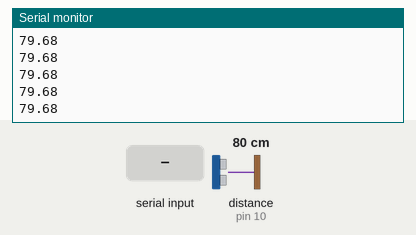
This sketch was run on a simulated Arduino Uno, built with avr-gcc and run on an emulated ATmega328P. On the bench: the last lines printed to the serial monitor. Wiring (inferred from the names in the program): ultrasonic range finder: trigger pin 9; echo pin 10. The inputs (shaded band) are chosen by the test bench; at power-on: distance to the obstacle (sensor on pin 10) 80 cm. The echo pulse lasts 58.3 µs per cm.

Above: at 1.2 s.
1.3 s: "A" received over Serial
2.8 s: "B" received over Serial
4.3 s: "C" received over Serial
5.8 s: "0" received over Serial
7.3 s: distance to the obstacle (sensor on pin 10) set to 2 cm
At 7.8 s:
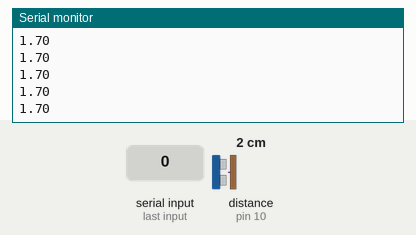
8.8 s: distance to the obstacle (sensor on pin 10) set to 4 cm
At 9.9 s:
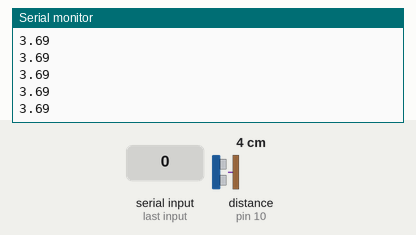
Timing chart, 0 to 11.3 s (numbered marks = the images above; inputs shaded):
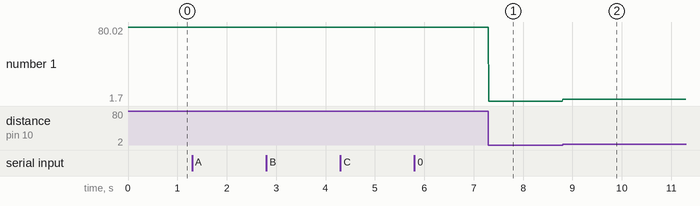

The sketch:

control.ino
```cpp
// control.ino - Semana 8
// Sensor HC-SR04 y recepcion de ordenes desde Python

const int TRIG = 9;
const int ECHO = 10;

// ======================================
// CONFIGURACION
// ======================================

void setup() {

  Serial.begin(115200);

  pinMode(TRIG, OUTPUT);
  pinMode(ECHO, INPUT);

  digitalWrite(TRIG, LOW);

}


// ======================================
// FUNCION PARA MEDIR DISTANCIA
// ======================================

float medirDistancia() {

  // Enviar pulso ultrasonico
  digitalWrite(TRIG, LOW);
  delayMicroseconds(2);

  digitalWrite(TRIG, HIGH);
  delayMicroseconds(10);

  digitalWrite(TRIG, LOW);

  // Medir tiempo de regreso del sonido
  long tiempo = pulseIn(ECHO, HIGH, 30000);

  // Si no hay lectura, regresar un valor invalido
  if (tiempo == 0) {
    return -1;
  }

  // Convertir tiempo a centimetros
  float distancia = tiempo * 0.0343 / 2;

  return distancia;
}


// ======================================
// FUNCION PARA RECIBIR ORDENES
// ======================================

void recibirOrden() {

  while (Serial.available() > 0) {

    char orden = Serial.read();

    switch (orden) {

      case 'A':
        // Pieza tapada
        Serial.println("CLASIFICACION: TAPADO");
        break;

      case 'B':
        // Pieza mal tapada
        Serial.println("CLASIFICACION: MAL_TAPADO");
        break;

      case 'C':
        // Pieza no tapada
        Serial.println("CLASIFICACION: NO_TAPADO");
        break;

      case '0':
        // Regresar a reposo
        Serial.println("SISTEMA EN REPOSO");
        break;

    }

  }

}


// ======================================
// BUCLE PRINCIPAL
// ======================================

void loop() {

  // 1. Medir distancia
  float distancia = medirDistancia();

  // 2. Enviar lectura a Python
  if (distancia > 0 && distancia <= 400) {
    Serial.println(distancia);
  }

  // 3. Revisar si Python envio una orden
  recibirOrden();

  delay(10);

}
```

Measured:
- after the input at 7.3 s, the serial monitor: prints a new line at once (image 1)
- after the input at 8.8 s, the serial monitor: prints a new line at once (image 2)
- plotted number 1: 79.68 → 1.7 after the input at 7.3 s, 1.7 → 3.69 after the input at 8.8 s
